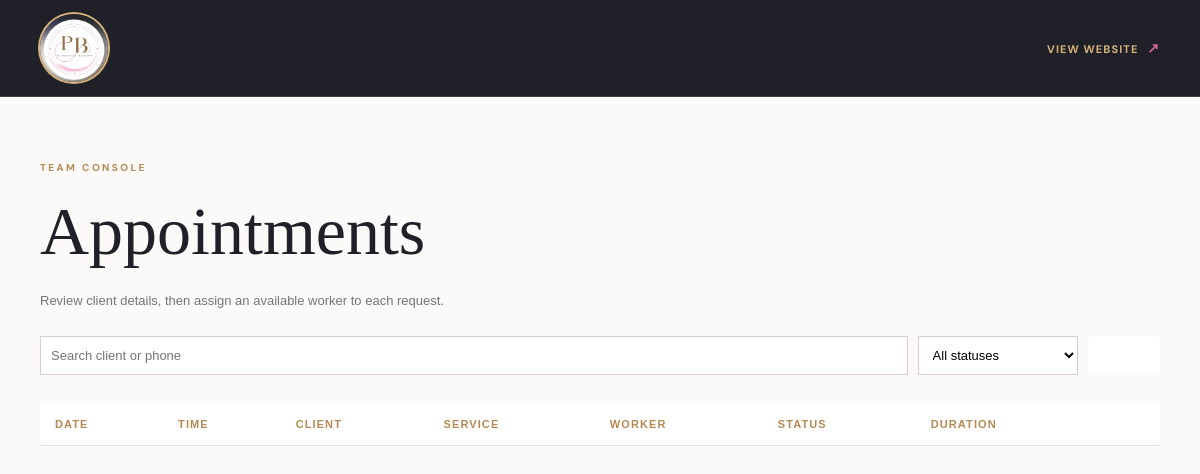
/owner/appointments/, run on an earlier commit of the app's database.
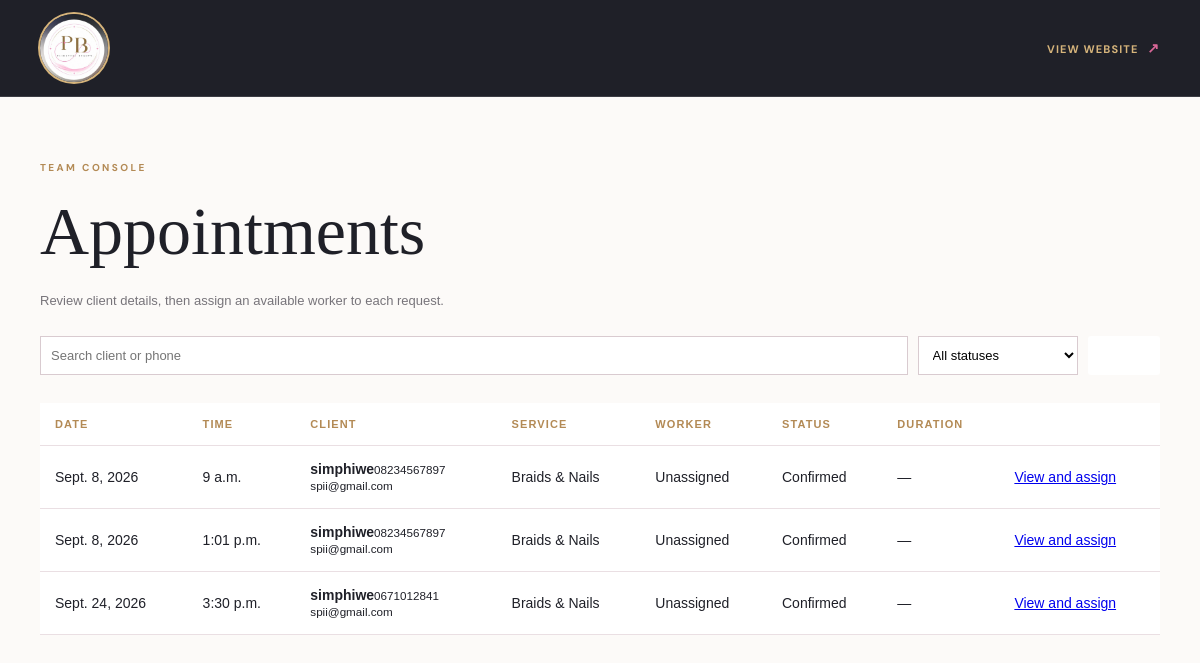
And on a later commit of the database.
### core/models.py (models this page shows, shortened)
class Appointment(models.Model):
    PENDING = 'pending'
    CONFIRMED = 'confirmed'
    CHECKED_IN = 'checked_in'
    IN_PROGRESS = 'in_progress'
    COMPLETED = 'completed'
    CANCELLED = 'cancelled'
    STATUS_CHOICES = [(PENDING, 'Pending'), (CONFIRMED, 'Confirmed'), (CHECKED_IN, 'Checked In'),
                      (IN_PROGRESS, 'In Progress'), (COMPLETED, 'Completed'), (CANCELLED, 'Cancelled')]
    client = models.ForeignKey(Client, on_delete=models.CASCADE, related_name='appointments')
    service = models.ForeignKey(Service, on_delete=models.PROTECT, related_name='appointments')
    worker = models.ForeignKey(Worker, on_delete=models.SET_NULL, null=True, blank=True, related_name='appointments')
    appointment_date = models.DateField()
    appointment_time = models.TimeField()
    notes = models.TextField(blank=True)
    inspiration_image_1 = models.ImageField(upload_to='inspiration/', blank=True, null=True)
    inspiration_image_2 = models.ImageField(upload_to='inspiration/', blank=True, null=True)
    status = models.CharField(max_length=20, choices=STATUS_CHOICES, default=PENDING)
    created_at = models.DateTimeField(auto_now_add=True)
    paid_at = models.DateTimeField(null=True, blank=True)
    completed_at = models.DateTimeField(null=True, blank=True)
    class Meta:
        ordering = ['appointment_date', 'appointment_time']
        constraints = [models.UniqueConstraint(fields=['appointment_date', 'appointment_time', 'worker'], name='unique_worker_slot')]
    @property
    def attendance_duration_minutes(self):
        if not self.completed_at:
            return None
        scheduled_start = timezone.make_aware(
            datetime.combine(self.appointment_date, self.appointment_time),
            timezone.get_current_timezone(),
        )
        return max(0, int((self.completed_at - scheduled_start).total_seconds() // 60))

class Client(models.Model):
    user = models.OneToOneField(settings.AUTH_USER_MODEL, on_delete=models.SET_NULL, null=True, blank=True, related_name='client_profile')
    full_name = models.CharField(max_length=150)
    phone = models.CharField(max_length=30)
    email = models.EmailField(blank=True)
    registered_at = models.DateTimeField(auto_now_add=True)
    notes = models.TextField(blank=True)

class Service(models.Model):
    name = models.CharField(max_length=120)
    description = models.TextField(blank=True)
    duration_minutes = models.PositiveIntegerField(default=60)
    price = models.DecimalField(max_digits=10, decimal_places=2)
    is_active = models.BooleanField(default=True)

### core/views.py (the view)
    def wrapped(request, *args, **kwargs):
        profile = getattr(request.user, 'profile', None)
        if not request.user.is_authenticated or request.user.is_staff or (profile and profile.role in (Profile.OWNER, Profile.WORKER)):
            return view_func(request, *args, **kwargs)
        raise PermissionDenied

### core/views.py (called while the page is built)
def owner_or_worker_required(view_func):
    def wrapped(request, *args, **kwargs):
        profile = getattr(request.user, 'profile', None)
        if not request.user.is_authenticated or request.user.is_staff or (profile and profile.role in (Profile.OWNER, Profile.WORKER)):
            return view_func(request, *args, **kwargs)
        raise PermissionDenied
    return wrapped

### templates/core/owner_appointments.html
{% extends 'core/base.html' %}{% block content %}<section class="dashboard-section"><div class="container"><p class="eyebrow">TEAM CONSOLE</p><h1>Appointments</h1><p class="dashboard-period">Review client details, then assign an available worker to each request.</p><form class="filter-bar" method="get"><input type="search" name="q" value="{{ query }}" placeholder="Search client or phone"><select name="status"><option value="">All statuses</option>{% for value,label in statuses %}<option value="{{ value }}"{% if status == value %} selected{% endif %}>{{ label }}</option>{% endfor %}</select><button class="btn-primary" type="submit">Filter</button></form><div class="table-wrap"><table><tr><th>Date</th><th>Time</th><th>Client</th><th>Service</th><th>Worker</th><th>Status</th><th>Duration</th><th></th></tr>{% for appointment in appointments %}<tr><td>{{ appointment.appointment_date }}</td><td>{{ appointment.appointment_time }}</td><td><strong>{{ appointment.client.full_name }}</strong><small>{{ appointment.client.phone }}{% if appointment.client.email %}<br>{{ appointment.client.email }}{% endif %}</small></td><td>{{ appointment.service.name }}</td><td>{{ appointment.worker|default:'Unassigned' }}</td><td>{{ appointment.get_status_display }}</td><td>{% if appointment.attendance_duration_minutes is not None %}{{ appointment.attendance_duration_minutes }} min{% else %}&mdash;{% endif %}</td><td><a href="{% url 'appointment_manage' appointment.pk %}">View and assign</a></td></tr>{% endfor %}</table></div></div></section>{% endblock %}

### templates/core/base.html (shortened to what this page needs)
<!doctype html>
<html lang="en">
  <head>
    {% load static %}
    <link href="{% static 'css/style.css' %}" rel="stylesheet">
  </head>
  <body class="{% if request.resolver_match.url_name == 'owner_dashboard' or 'owner_' in request.resolver_match.url_name %}owner-area{% else %}public-area{% endif %}">
    <header class="site-header">
      <div class="container">
        <a href="{% url 'home' %}" class="brand" aria-label="Plightful Beauty home">
          <img src="{% static 'img/logo.jpg' %}" alt="Plightful Beauty logo">
        </a>
        {% if request.resolver_match.url_name == 'owner_dashboard' or 'owner_' in request.resolver_match.url_name %}<a class="owner-top-link" href="{% url 'home' %}">View website <span aria-hidden="true">↗</span></a>{% endif %}
      </div>
    </header>
    <main id="main-content">
      {% block content %}{% endblock %}
    </main>
  </body>
</html>

### static/css/style.css (style rules this page uses)
:root { --ink:#252735; --gold:#a8874e; --pink:#e874ad; --muted:#6a6870; --paper:#fffdfd; --blush:#f8e5ed; }
* { box-sizing:border-box }
html { scroll-behavior:smooth }
body { font-family:Georgia, 'Times New Roman', serif;margin:0;color:var(--ink);background:var(--paper);-webkit-font-smoothing:antialiased }
.container { width:min(1120px, calc(100% - 40px));margin:0 auto }
.site-header { background:var(--ink);border-bottom:3px solid var(--pink);padding:10px 0 }
.site-header .container { display:flex;justify-content:space-between;align-items:center }
.brand { display:block;width:78px;height:78px;border-radius:50%;overflow:hidden;box-shadow:0 0 0 2px var(--gold) }
.brand img { display:block;width:100%;height:100%;object-fit:cover }
.eyebrow { margin:0 0 18px;color:var(--gold);font:600 13px Helvetica, Arial, sans-serif;letter-spacing:.3em }
.btn-primary { display:inline-block;padding:14px 24px;background:var(--pink);color:#fff;border-radius:3px;text-decoration:none;font:600 13px Helvetica, Arial, sans-serif;letter-spacing:.08em;text-transform:uppercase;transition:transform .25s ease,background .25s ease,box-shadow .25s ease }
.page-section,.dashboard-section { padding:64px 0;min-height:0 }
.page-section h1,.dashboard-section h1 { margin:0 0 22px;font-size:clamp(40px, 6vw, 68px);font-weight:400 }
.table-wrap { overflow-x:auto;margin-bottom:28px }
table { width:100%;border-collapse:collapse;background:#fff;font:14px Helvetica, Arial, sans-serif }
th,td { padding:15px;text-align:left;border-bottom:1px solid #eadfe3 }
th { color:var(--gold);font-size:11px;letter-spacing:.1em;text-transform:uppercase }
.dashboard-period { margin:0;color:var(--muted);font:13px Helvetica, Arial, sans-serif }
.period-nav input,.period-nav button,.filter-bar input,.filter-bar select,.filter-bar button { padding:10px;border:1px solid #d9cbd0;background:#fff;font:13px Helvetica, Arial, sans-serif }
.filter-bar { display:flex;gap:10px;margin:28px 0 }
.filter-bar input { flex:1 }
.filter-bar button { border:0;cursor:pointer }
.filter-bar select { min-width:160px }
img { max-width:100%;height:auto }
button,input,select,textarea { max-width:100% }
.table-wrap { width:100%;overflow-x:auto;-webkit-overflow-scrolling:touch }
.table-wrap table { min-width:640px }
.btn-primary { max-width:100%;text-align:center;white-space:normal }
:root { --ink:#1f2028; --ink-soft:#343541; --gold:#b38a55; --gold-light:#d6b47b; --pink:#d96798; --muted:#77747a; --paper:#fcfaf8; --blush:#f3e5e9; --line:#e6dcda; --display:'Playfair Display', Georgia, serif; --sans:'DM Sans', Helvetica, Arial, sans-serif; }
body { font-family:var(--sans);background:var(--paper);color:var(--ink);font-size:16px }
h1,h2,h3,h4,p { overflow-wrap:break-word }
h1,h2,h3,h4 { font-family:var(--display) }
.site-header { position:relative;z-index:10;padding:14px 0;background:var(--ink);border-bottom:1px solid rgba(255,255,255,.13) }
.site-header .container { min-height:68px }
.owner-top-link { display:none;color:var(--gold-light);font:700 11px var(--sans);letter-spacing:.1em;text-decoration:none;text-transform:uppercase;white-space:nowrap }
.owner-top-link span { color:var(--pink);font-size:14px;margin-left:5px }
.brand { width:68px;height:68px;box-shadow:0 0 0 2px var(--gold-light);transition:transform .25s ease }
.eyebrow { font-family:var(--sans);font-size:10px;font-weight:700;letter-spacing:.24em }
.btn-primary { padding:15px 21px;background:var(--pink);font-family:var(--sans);font-size:11px;font-weight:700;letter-spacing:.11em;transition:background .2s ease,transform .2s ease }
.owner-area .owner-top-link { display:block;order:2;margin-left:18px }
.site-header { position:sticky;top:0;min-height:97px }
.site-header .container { position:relative;min-height:68px }
.brand { flex:0 0 68px;width:68px;height:68px }

What changed in the data, as far as the page shows it:
added Appointment: appointment_date "Sept. 8, 2026", appointment_time "9 a.m.", client.full_name "simphiwe", client.phone "08234567897", client.email "spii@gmail.com", service.name "Braids & Nails", worker "Unassigned", status "Confirmed"
added Appointment: appointment_date "Sept. 8, 2026", appointment_time "1:01 p.m.", client.full_name "simphiwe", client.phone "08234567897", client.email "spii@gmail.com", service.name "Braids & Nails", worker "Unassigned", status "Confirmed"
added Appointment: appointment_date "Sept. 24, 2026", appointment_time "3:30 p.m.", client.full_name "simphiwe", client.phone "0671012841", client.email "spii@gmail.com", service.name "Braids & Nails", worker "Unassigned", status "Confirmed"
